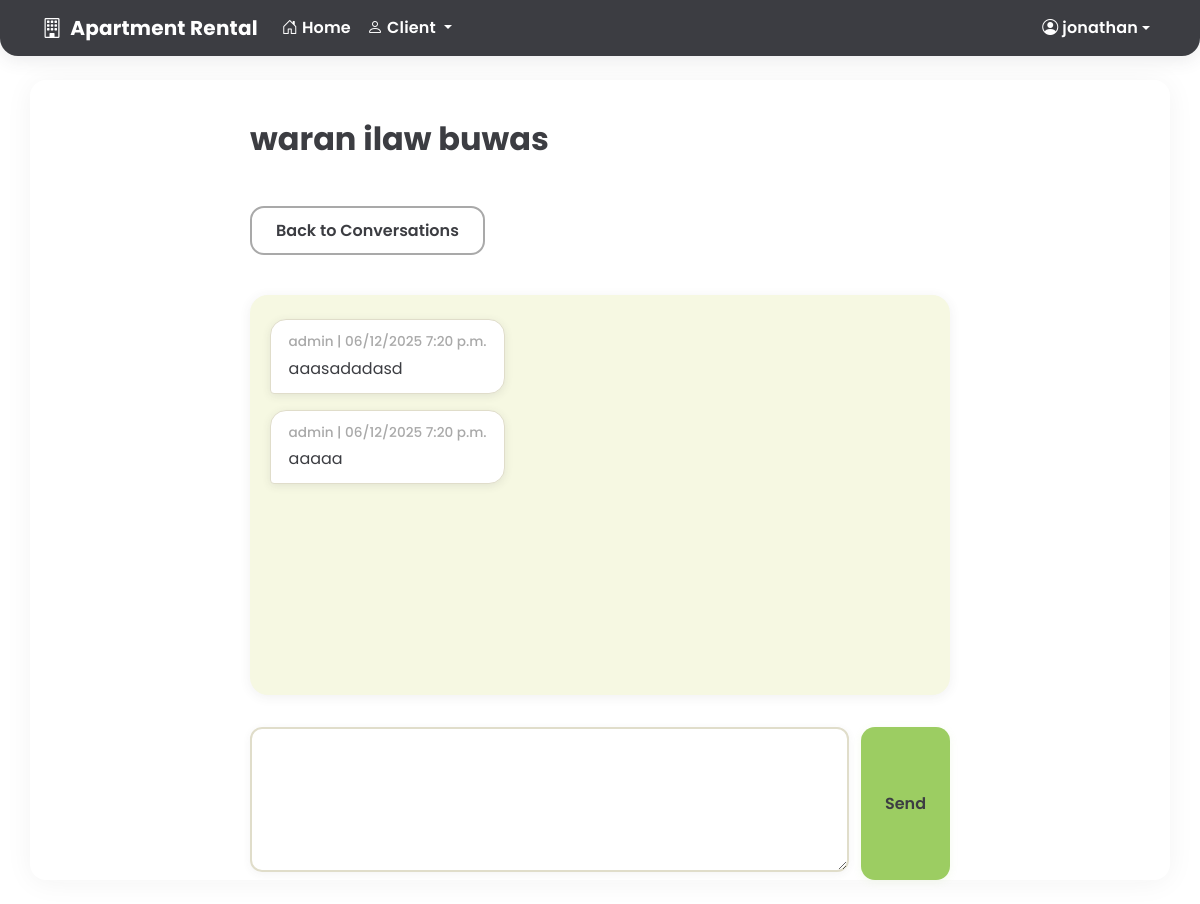
The app's page /messages/conversation/3/ (signed in), older data.
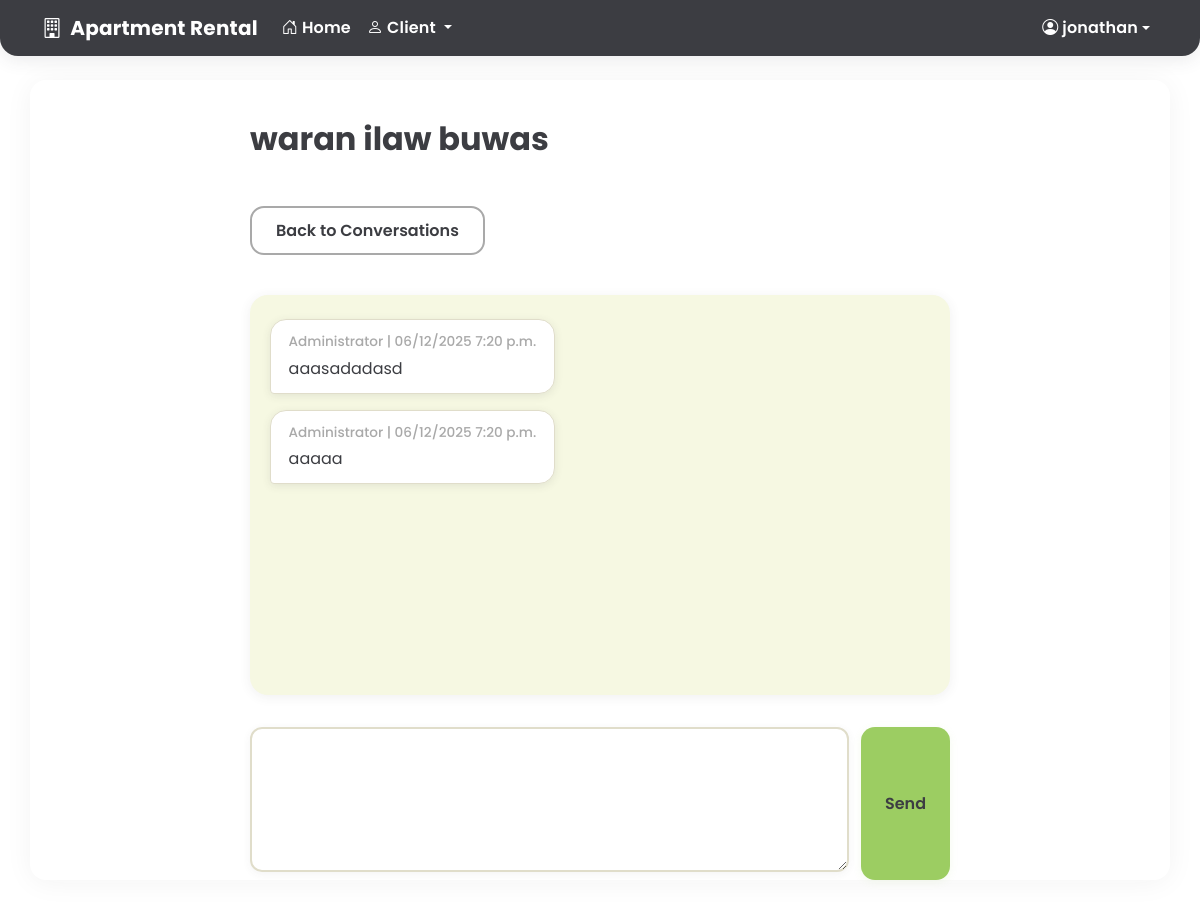
The same page, newer data.
### core/models.py (models this page shows, shortened)
class Message(models.Model):
    conversation = models.ForeignKey(Conversation, related_name='messages', on_delete=models.CASCADE, null=True, blank=True)
    sender = models.ForeignKey(User, related_name='sent_messages', on_delete=models.CASCADE)
    recipient = models.ForeignKey(User, related_name='received_messages', on_delete=models.CASCADE)
    subject = models.CharField(max_length=200)
    content = models.TextField()
    is_read = models.BooleanField(default=False)
    created_at = models.DateTimeField(auto_now_add=True)

class User(AbstractUser):
    CLIENT = 1
    TENANT = 2
    ADMIN = 3
    ROLE_CHOICES = (
        (CLIENT, 'Client'),
        (TENANT, 'Tenant'),
        (ADMIN, 'Admin'),
    )
    role = models.PositiveSmallIntegerField(choices=ROLE_CHOICES, default=CLIENT)
    phone_number = models.CharField(max_length=20, blank=True, null=True)
    facebook_account = models.CharField(max_length=100, blank=True, null=True)
    address = models.TextField(blank=True, null=True)
    occupation = models.CharField(max_length=100, blank=True, null=True)
    profile_picture = models.ImageField(upload_to='profile_pics/', blank=True, null=True)

### core/views.py (the view)
# urls.py: path('messages/conversation/<int:conversation_id>/', views.conversation_thread, name='conversation_thread'),
@login_required
def conversation_thread(request, conversation_id):
    conversation = get_object_or_404(Conversation, id=conversation_id, participants=request.user)
    messages_qs = conversation.messages.order_by('created_at')
    messages_qs.filter(recipient=request.user, is_read=False).update(is_read=True)
    if request.method == 'POST':
        form = MessageForm(request.POST, initial={'conversation': conversation.id})
        if form.is_valid():
            msg = form.save(commit=False)
            msg.sender = request.user
            msg.conversation = conversation
            other_participants = conversation.participants.exclude(id=request.user.id)
            if other_participants.exists():
                msg.recipient = other_participants.first()
            else:
                msg.recipient = request.user
            msg.subject = conversation.subject
            msg.save()
            return redirect('conversation_thread', conversation_id=conversation.id)
    else:
        form = MessageForm(initial={'conversation': conversation.id})
    return render(request, 'messages/thread.html', {
        'conversation': conversation,
        'messages_qs': messages_qs,
        'form': form
    })

### core/forms.py
class MessageForm(forms.ModelForm):
    conversation = forms.ModelChoiceField(
        queryset=Conversation.objects.all(),
        required=False,
        widget=forms.HiddenInput()
    )
    class Meta:
        model = Message
        fields = ['conversation', 'recipient', 'subject', 'content']
        widgets = {
            'content': forms.Textarea(attrs={'rows': 5}),
        }
    def __init__(self, *args, **kwargs):
        conversation = kwargs.get('initial', {}).get('conversation') or kwargs.get('instance', None) and getattr(kwargs['instance'], 'conversation', None)
        super().__init__(*args, **kwargs)
        if conversation:
            self.fields['recipient'].widget = forms.HiddenInput()
            self.fields['subject'].widget = forms.HiddenInput()
            self.fields['recipient'].required = False
            self.fields['subject'].required = False

### templates/messages/thread.html (shortened to what this page needs)
{% extends 'base.html' %}
{% block content %}
<div class="thread-container">
    <h2 class="thread-title">{{ conversation.subject }}</h2>
    <a href="{% url 'conversation_list' %}" class="thread-back-btn">Back to Conversations</a>
    <div class="thread-chat-card" id="chat-messages">
        {% for msg in messages_qs %}
            <div class="thread-message-row {% if msg.sender == user %}justify-content-end{% else %}justify-content-start{% endif %}">
                <div class="thread-message-bubble {% if msg.sender == user %}user{% else %}other{% endif %}">
                    <div class="thread-message-meta">{{ msg.sender.get_full_name|default:msg.sender.username }} | {{ msg.created_at|date:'SHORT_DATETIME_FORMAT' }}</div>
                    <div>{{ msg.content }}</div>
                </div>
            </div>
        {% empty %}
            <div class="thread-empty">No messages yet.</div>
        {% endfor %}
    </div>
    <form method="post" class="thread-form">
        {{ form.content }}
        <button type="submit" class="thread-send-btn">Send</button>
    </form>
</div>
{% endblock %}

Row changes from the older to the newer data that the page shows:
changed through a linked row, Message "aaasadadasd": sender.get_full_name "admin" → "Administrator"
changed through a linked row, Message "aaaaa": sender.get_full_name "admin" → "Administrator"
